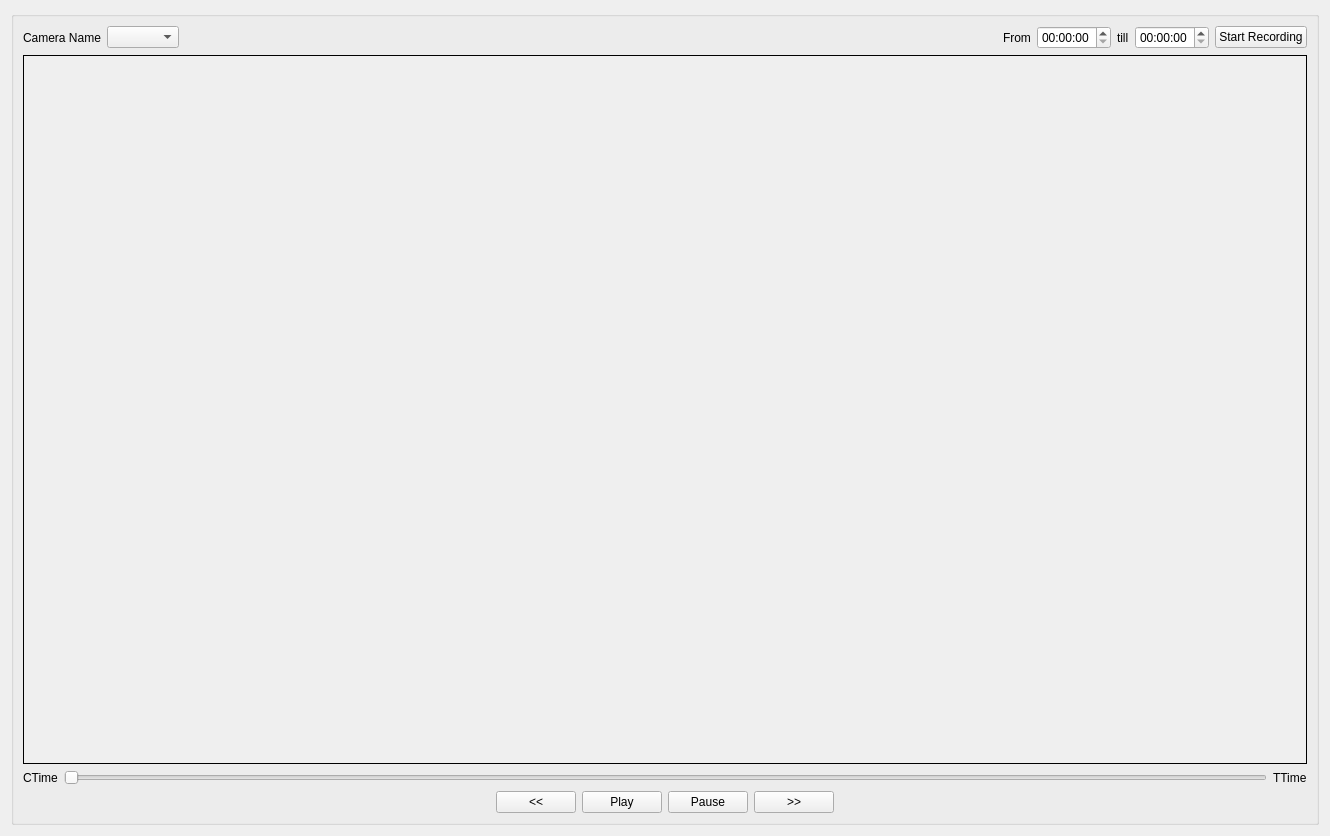
<?xml version="1.0" encoding="UTF-8"?>
<ui version="4.0">
 <class>RewindUi</class>
 <widget class="QWidget" name="RewindUi">
  <property name="geometry">
   <rect>
    <x>0</x>
    <y>0</y>
    <width>1330</width>
    <height>836</height>
   </rect>
  </property>
  <property name="windowTitle">
   <string>Form</string>
  </property>
  <layout class="QVBoxLayout" name="verticalLayout_2">
   <item>
    <layout class="QVBoxLayout" name="verticalLayout" stretch="0">
     <item>
      <widget class="QGroupBox" name="rewinder">
       <property name="title">
        <string/>
       </property>
       <layout class="QVBoxLayout" name="verticalLayout_3" stretch="0,1,0,0">
        <item>
         <layout class="QHBoxLayout" name="horizontalLayout_2">
          <item>
           <widget class="QLabel" name="camera_name">
            <property name="text">
             <string>Camera Name</string>
            </property>
           </widget>
          </item>
          <item>
           <widget class="QComboBox" name="date"/>
          </item>
          <item>
           <spacer name="horizontalSpacer">
            <property name="orientation">
             <enum>Qt::Horizontal</enum>
            </property>
            <property name="sizeHint" stdset="0">
             <size>
              <width>40</width>
              <height>20</height>
             </size>
            </property>
           </spacer>
          </item>
          <item>
           <widget class="QLabel" name="from_label">
            <property name="text">
             <string>From</string>
            </property>
           </widget>
          </item>
          <item>
           <widget class="QTimeEdit" name="from_time"/>
          </item>
          <item>
           <widget class="QLabel" name="till_label">
            <property name="text">
             <string>till</string>
            </property>
           </widget>
          </item>
          <item>
           <widget class="QTimeEdit" name="till_time"/>
          </item>
          <item>
           <widget class="QPushButton" name="save_recording">
            <property name="text">
             <string>Start Recording</string>
            </property>
           </widget>
          </item>
         </layout>
        </item>
        <item>
         <widget class="QLabel" name="video_display">
          <property name="autoFillBackground">
           <bool>true</bool>
          </property>
          <property name="frameShape">
           <enum>QFrame::Box</enum>
          </property>
          <property name="text">
           <string/>
          </property>
         </widget>
        </item>
        <item>
         <layout class="QHBoxLayout" name="horizontalLayout">
          <item>
           <widget class="QLabel" name="label">
            <property name="text">
             <string>CTime</string>
            </property>
           </widget>
          </item>
          <item>
           <widget class="QSlider" name="horizontalSlider">
            <property name="orientation">
             <enum>Qt::Horizontal</enum>
            </property>
           </widget>
          </item>
          <item>
           <widget class="QLabel" name="label_2">
            <property name="text">
             <string>TTime</string>
            </property>
           </widget>
          </item>
         </layout>
        </item>
        <item>
         <layout class="QHBoxLayout" name="horizontalLayout_3">
          <item>
           <spacer name="horizontalSpacer_5">
            <property name="orientation">
             <enum>Qt::Horizontal</enum>
            </property>
            <property name="sizeHint" stdset="0">
             <size>
              <width>40</width>
              <height>20</height>
             </size>
            </property>
           </spacer>
          </item>
          <item>
           <widget class="QPushButton" name="goto_start">
            <property name="text">
             <string>&lt;&lt;</string>
            </property>
           </widget>
          </item>
          <item>
           <widget class="QPushButton" name="play_button">
            <property name="text">
             <string>Play</string>
            </property>
           </widget>
          </item>
          <item>
           <widget class="QPushButton" name="pause_button">
            <property name="text">
             <string>Pause</string>
            </property>
           </widget>
          </item>
          <item>
           <widget class="QPushButton" name="goto_end">
            <property name="text">
             <string>&gt;&gt;</string>
            </property>
           </widget>
          </item>
          <item>
           <spacer name="horizontalSpacer_3">
            <property name="orientation">
             <enum>Qt::Horizontal</enum>
            </property>
            <property name="sizeHint" stdset="0">
             <size>
              <width>40</width>
              <height>20</height>
             </size>
            </property>
           </spacer>
          </item>
         </layout>
        </item>
       </layout>
      </widget>
     </item>
    </layout>
   </item>
  </layout>
 </widget>
 <resources/>
 <connections/>
</ui>
